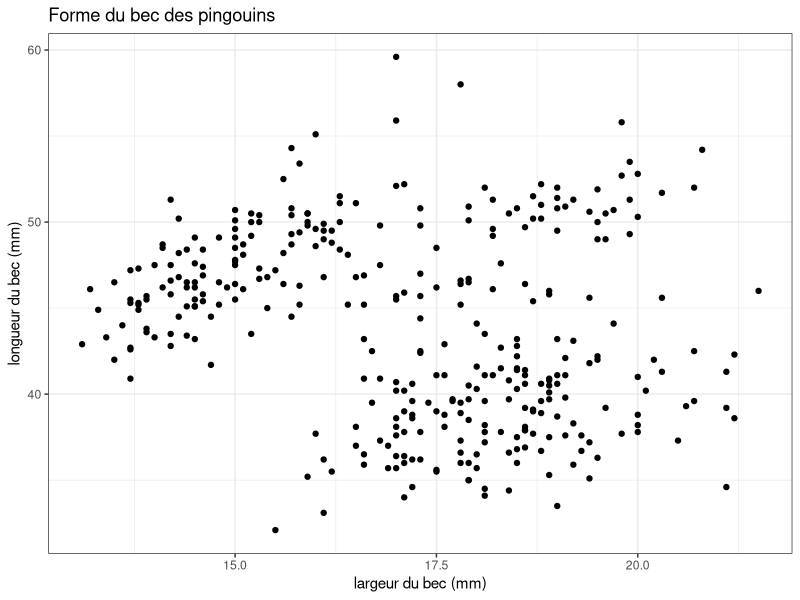

This chart was generated by the following R code:
## ---- chunk 1
library(ggplot2)

penguins |> 
  ggplot() +
  aes(
    x = bill_dep,
    y = bill_len
  ) +
  geom_point() +
  theme_bw() +
  labs(
    title = "Forme du bec des pingouins",
    x = "largeur du bec (mm)",
    y = "longueur du bec (mm)"
  )
